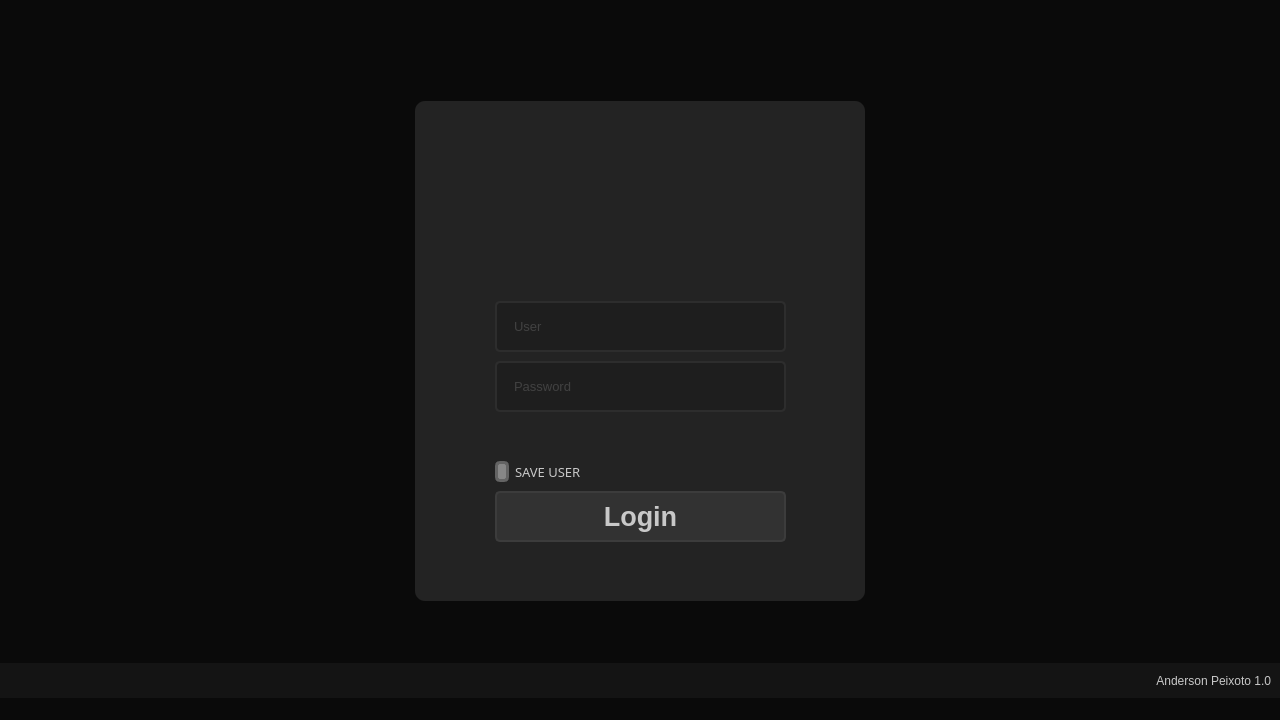
<?xml version="1.0" encoding="UTF-8"?>
<ui version="4.0">
 <class>MainWindow</class>
 <widget class="QMainWindow" name="MainWindow">
  <property name="geometry">
   <rect>
    <x>0</x>
    <y>0</y>
    <width>1280</width>
    <height>720</height>
   </rect>
  </property>
  <property name="minimumSize">
   <size>
    <width>500</width>
    <height>700</height>
   </size>
  </property>
  <property name="windowTitle">
   <string>Login</string>
  </property>
  <property name="windowIcon">
   <iconset>
    <normaloff>Icon.ico</normaloff>Icon.ico</iconset>
  </property>
  <property name="layoutDirection">
   <enum>Qt::LeftToRight</enum>
  </property>
  <property name="autoFillBackground">
   <bool>false</bool>
  </property>
  <property name="styleSheet">
   <string notr="true">color: rgb(200, 200, 200);
background-color: rgb(10, 10, 10);</string>
  </property>
  <widget class="QWidget" name="centralwidget">
   <layout class="QVBoxLayout" name="verticalLayout">
    <property name="spacing">
     <number>0</number>
    </property>
    <property name="leftMargin">
     <number>0</number>
    </property>
    <property name="topMargin">
     <number>0</number>
    </property>
    <property name="rightMargin">
     <number>0</number>
    </property>
    <property name="bottomMargin">
     <number>0</number>
    </property>
    <item>
     <widget class="QFrame" name="top_bar">
      <property name="maximumSize">
       <size>
        <width>16777215</width>
        <height>40</height>
       </size>
      </property>
      <property name="styleSheet">
       <string notr="true"/>
      </property>
      <property name="frameShape">
       <enum>QFrame::NoFrame</enum>
      </property>
      <property name="frameShadow">
       <enum>QFrame::Raised</enum>
      </property>
      <layout class="QHBoxLayout" name="horizontalLayout_2">
       <property name="spacing">
        <number>0</number>
       </property>
       <property name="leftMargin">
        <number>0</number>
       </property>
       <property name="topMargin">
        <number>5</number>
       </property>
       <property name="rightMargin">
        <number>0</number>
       </property>
       <property name="bottomMargin">
        <number>0</number>
       </property>
      </layout>
     </widget>
    </item>
    <item>
     <widget class="QFrame" name="content">
      <property name="styleSheet">
       <string notr="true"/>
      </property>
      <property name="frameShape">
       <enum>QFrame::NoFrame</enum>
      </property>
      <property name="frameShadow">
       <enum>QFrame::Raised</enum>
      </property>
      <layout class="QHBoxLayout" name="horizontalLayout">
       <item>
        <widget class="QFrame" name="login_area">
         <property name="maximumSize">
          <size>
           <width>450</width>
           <height>500</height>
          </size>
         </property>
         <property name="styleSheet">
          <string notr="true">background-color: rgb(35, 35, 35);
border-radius: 10px;</string>
         </property>
         <property name="frameShape">
          <enum>QFrame::NoFrame</enum>
         </property>
         <property name="frameShadow">
          <enum>QFrame::Raised</enum>
         </property>
         <widget class="QLineEdit" name="lineEdit">
          <property name="geometry">
           <rect>
            <x>80</x>
            <y>200</y>
            <width>291</width>
            <height>51</height>
           </rect>
          </property>
          <property name="font">
           <font>
            <family>Segoe UI</family>
            <pointsize>10</pointsize>
           </font>
          </property>
          <property name="styleSheet">
           <string notr="true">QLineEdit {
	border: 2px solid rgb(45,45,45);
	border-radius: 5px;
	padding: 15px;
	color: rgb(100,100,100);
	background-color: rgb(30, 30,30);
}

QLineEdit:hover{
	border: 2px solid rgb(55,55,55);

}

QLineEdit:focus{
	border: 2px solid rgb(255,207,0);
	color: rgb(200,200,200);
}</string>
          </property>
          <property name="maxLength">
           <number>32</number>
          </property>
          <property name="placeholderText">
           <string>User</string>
          </property>
         </widget>
         <widget class="QLineEdit" name="lineEdit_3">
          <property name="geometry">
           <rect>
            <x>80</x>
            <y>260</y>
            <width>291</width>
            <height>51</height>
           </rect>
          </property>
          <property name="font">
           <font>
            <family>Segoe UI</family>
            <pointsize>10</pointsize>
           </font>
          </property>
          <property name="styleSheet">
           <string notr="true">QLineEdit {
	border: 2px solid rgb(45,45,45);
	border-radius: 5px;
	padding: 15px;
	color: rgb(100,100,100);
	background-color: rgb(30, 30,30);
}

QLineEdit:hover{
	border: 2px solid rgb(55,55,55);

}

QLineEdit:focus{
	border: 2px solid rgb(255,207,0);
	color: rgb(200,200,200);
}</string>
          </property>
          <property name="maxLength">
           <number>16</number>
          </property>
          <property name="echoMode">
           <enum>QLineEdit::Password</enum>
          </property>
          <property name="placeholderText">
           <string>Password</string>
          </property>
         </widget>
         <widget class="QCheckBox" name="checkBox">
          <property name="geometry">
           <rect>
            <x>80</x>
            <y>360</y>
            <width>291</width>
            <height>21</height>
           </rect>
          </property>
          <property name="font">
           <font>
            <family>Segoe MDL2 Assets</family>
            <pointsize>10</pointsize>
            <weight>50</weight>
            <bold>false</bold>
           </font>
          </property>
          <property name="styleSheet">
           <string notr="true">QCheckBox::indicator{
	border: 3px solid rgb(100,100,100);
	windth: 15px;
	height: 15px;
	border-radius: 5px;
	background-color: rgb(135, 135, 135);
}

QCheckBox::indicator:checked{
	border: 3px solid rgb(255,205,0);
	background-color: rgb(255, 255, 0);
}</string>
          </property>
          <property name="text">
           <string>SAVE USER</string>
          </property>
         </widget>
         <widget class="QPushButton" name="pushButton">
          <property name="geometry">
           <rect>
            <x>80</x>
            <y>390</y>
            <width>291</width>
            <height>51</height>
           </rect>
          </property>
          <property name="font">
           <font>
            <pointsize>20</pointsize>
            <weight>75</weight>
            <bold>true</bold>
           </font>
          </property>
          <property name="styleSheet">
           <string notr="true">QPushButton{
	
	background-color: rgb(50, 50, 50);
	border: 2px solid rgb(60,60,60);
	border-radius: 5px;
}

QPushButton:hover{
	
	border: 2px solid rgb(70,70,70);
	border-radius: 5px;
}

QPushButton:pressed{
	
	background-color: rgb(250, 230, 0);
	border: 2px solid rgb(255,165,24);
	color: 5px;
	color: rgb(35,35,35);
}</string>
          </property>
          <property name="text">
           <string>Login</string>
          </property>
         </widget>
         <widget class="QLabel" name="label_2">
          <property name="geometry">
           <rect>
            <x>150</x>
            <y>50</y>
            <width>141</width>
            <height>141</height>
           </rect>
          </property>
          <property name="text">
           <string/>
          </property>
          <property name="pixmap">
           <pixmap>icon_login_2.png</pixmap>
          </property>
          <property name="scaledContents">
           <bool>true</bool>
          </property>
         </widget>
         <widget class="QLabel" name="label_5">
          <property name="geometry">
           <rect>
            <x>130</x>
            <y>330</y>
            <width>181</width>
            <height>20</height>
           </rect>
          </property>
          <property name="font">
           <font>
            <weight>75</weight>
            <bold>true</bold>
           </font>
          </property>
          <property name="styleSheet">
           <string notr="true">color: rgb(255, 0, 0);</string>
          </property>
          <property name="text">
           <string/>
          </property>
         </widget>
        </widget>
       </item>
      </layout>
     </widget>
    </item>
    <item>
     <widget class="QFrame" name="bottom">
      <property name="maximumSize">
       <size>
        <width>16777215</width>
        <height>35</height>
       </size>
      </property>
      <property name="styleSheet">
       <string notr="true">background-color: rgb(20, 20, 20);</string>
      </property>
      <property name="frameShape">
       <enum>QFrame::NoFrame</enum>
      </property>
      <property name="frameShadow">
       <enum>QFrame::Raised</enum>
      </property>
      <layout class="QVBoxLayout" name="verticalLayout_2">
       <item>
        <widget class="QLabel" name="label">
         <property name="text">
          <string>Anderson Peixoto 1.0</string>
         </property>
         <property name="alignment">
          <set>Qt::AlignRight|Qt::AlignTrailing|Qt::AlignVCenter</set>
         </property>
        </widget>
       </item>
      </layout>
     </widget>
    </item>
   </layout>
  </widget>
  <widget class="QMenuBar" name="menubar">
   <property name="geometry">
    <rect>
     <x>0</x>
     <y>0</y>
     <width>1280</width>
     <height>21</height>
    </rect>
   </property>
  </widget>
  <widget class="QStatusBar" name="statusbar"/>
 </widget>
 <resources>
  <include location="file_rc.qrc"/>
 </resources>
 <connections/>
</ui>
